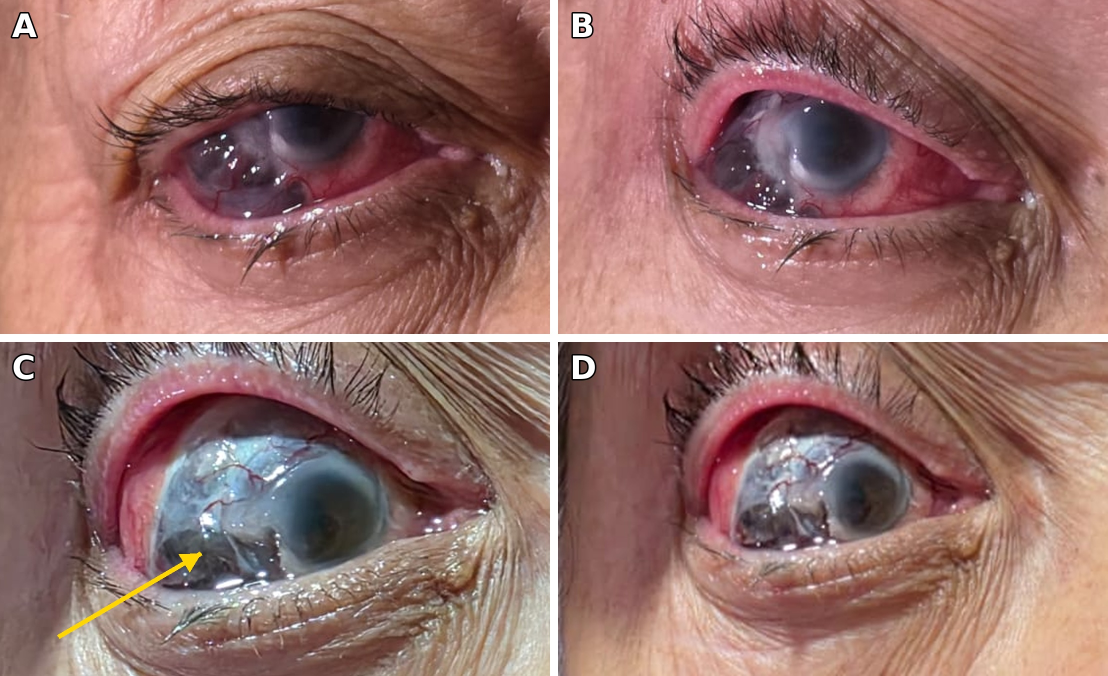
#> input picture panlar2027/caso3_figura1_escleromalacia.jpg, 2216 x 1352 px, given in place of 8.jpg, which was not available (shown at 1/2 size)
$ python caso3_figura1_script.py . caso7_figura1_calcinosis_ES.jpg
#> lines starting #> are read from the running program, lines starting #| are printed output that depends on the picture
import sys, math
from PIL import Image, ImageDraw, ImageFont
d_in, out = sys.argv[1], sys.argv[2]
W, H = 1100, 668   # panel size, aspect ~1.65
crops = [('8',(450,340,1010,680)), ('9',(600,250,1160,590)), ('10',(380,230,940,570)), ('11',(560,330,940,560))]
labels = ['A','B','C','D']
arrows = {'C': ((60, 300), (205, 215))}   # in crop coordinates (start, tip)
font = ImageFont.truetype('/usr/share/fonts/truetype/dejavu/DejaVuSans-Bold.ttf', 64)
def arrow(d, s, e, color, w):
    d.line([s, e], fill=color, width=w)
    ang = math.atan2(e[1]-s[1], e[0]-s[0]); L = w*4.5
    pts = [e] + [(e[0]+L*math.cos(ang+math.pi+t), e[1]+L*math.sin(ang+math.pi+t)) for t in (math.radians(28), -math.radians(28))]
    d.polygon(pts, fill=color)
panels = []
for (k, box), lab in zip(crops, labels):
    im = Image.open(f'{d_in}/{k}.jpg').convert('RGB').crop(box)
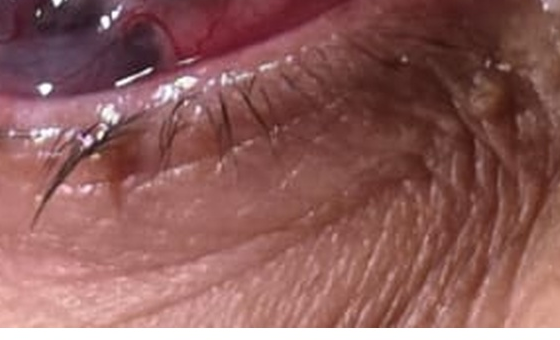
#> im: PIL image 560x340 RGB; mean R, G, B 141.9, 93.4, 90.7
    sx, sy = W/im.width, H/im.height
#> sx = 1.96; sy = 1.96
    im = im.resize((W, H), Image.LANCZOS)
#> im: PIL image 1100x668 RGB
    dr = ImageDraw.Draw(im)
    if lab in arrows:
        s, e = arrows[lab]
        arrow(dr, (s[0]*sx, s[1]*sy), (e[0]*sx, e[1]*sy), (255, 214, 0), 10)
    dr.text((24, 14), lab, fill='white', font=font, stroke_width=3, stroke_fill='black')
    panels.append(im)
#> pass 2 of the loop `for (k, box), lab in zip(crops, labels):`:
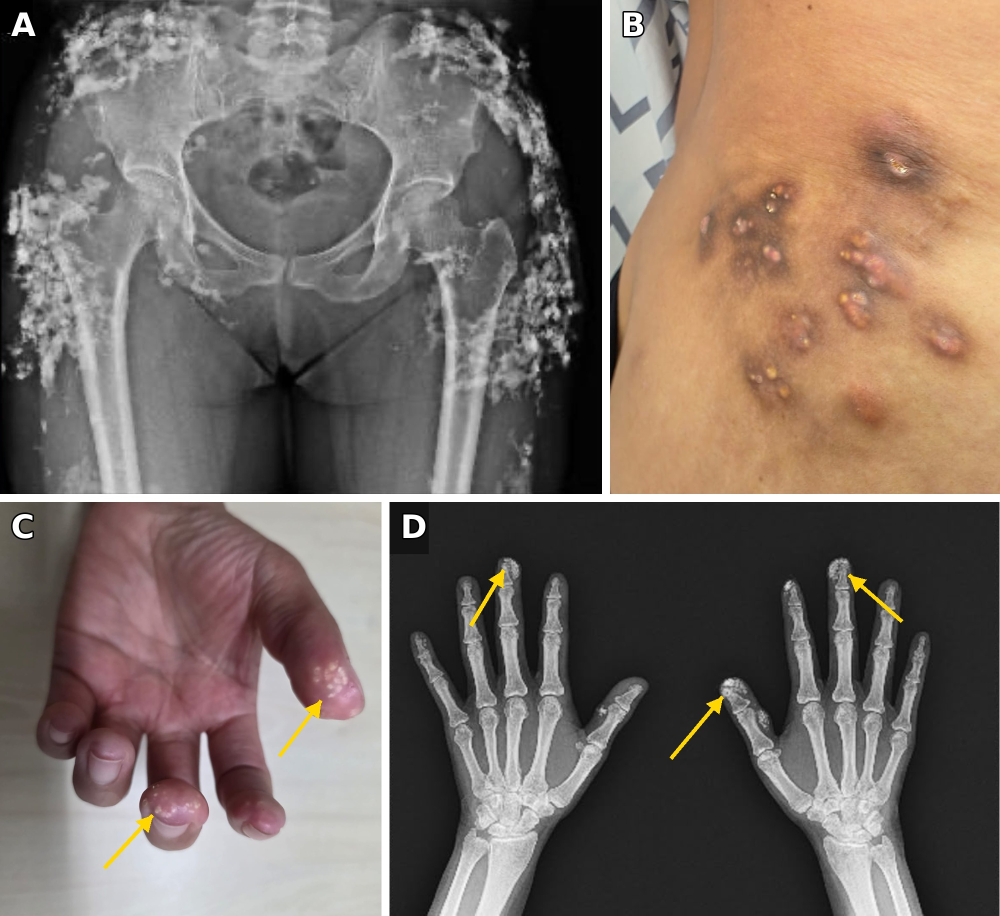
#> input picture panlar2027/caso7_figura1_calcinosis_ES.jpg, 2000 x 1831 px, given in place of 9.jpg, which was not available (shown at 1/2 size)
#> `im = Image.open(f'{d_in}/{k}.jpg').convert('RGB').crop(box)`:
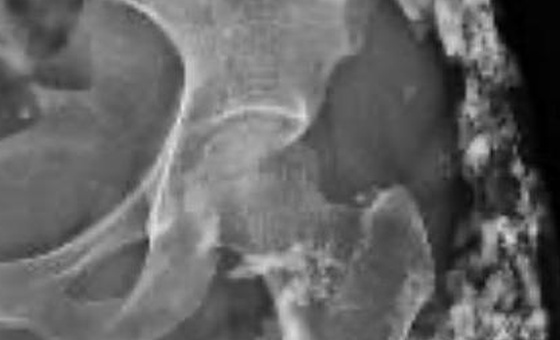
#> im: PIL image 560x340 RGB; min 0, max 230, mean 101.1
#> (the run stopped early here; a loop or call above may not have finished)
